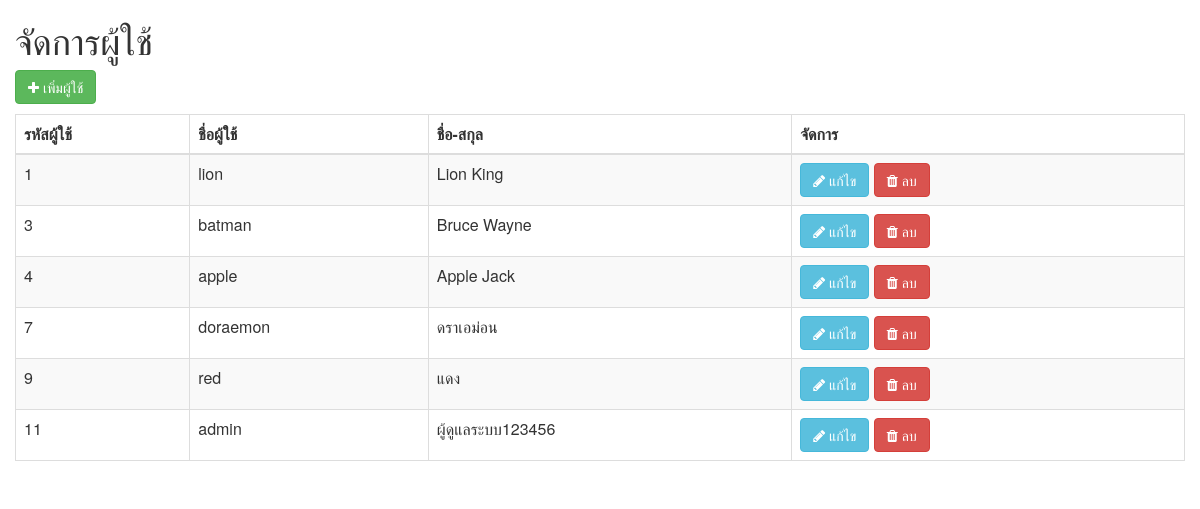
/users/list.php, run on the app's committed database.
### tables this page shows
CREATE TABLE `user` (
  `user_id` int(11) NOT NULL,
  `user_name` varchar(20) NOT NULL,
  `password` varchar(30) NOT NULL,
  `full_name` varchar(100) NOT NULL,
  `file_photo` varchar(400) NOT NULL,
  `status` int(1) NOT NULL
);

### users/list.php (the view, shortened to what this page needs)
<html>
<head>
    <link rel="stylesheet" href="https://maxcdn.bootstrapcdn.com/bootstrap/3.4.1/css/bootstrap.min.css">
    <link rel="stylesheet" href="https://cdnjs.cloudflare.com/ajax/libs/font-awesome/4.7.0/css/font-awesome.min.css">
</head>
<body>
<div class="container-fluid">
    <div class="row">
        <div class="col-sm-12">
<?php
    echo "<h1>จัดการผู้ใช้</h1>";
    echo "<p><a href='add.php' class='btn btn-success'><i class='fa fa-plus'></i> เพิ่มผู้ใช้</a></p>";
    $mysqli = new mysqli("localhost", "root", "") or die("Cannot connect database.");
    $mysqli->select_db("socialmedia") or die("Cannot select database.");
    $result = $mysqli->query("select * from user");
    echo "<table class='table table-bordered table-striped table-hover'>";
    echo "<thead>";
    echo "<th>รหัสผู้ใช้</th>";
    echo "<th>ชื่อผู้ใช้</th>";
    echo "<th>ชื่อ-สกุล</th>";
    echo "<th>จัดการ</th>";
    echo "</thead>";
    echo "<tbody>";
    while($obj = $result->fetch_object()) {
        echo "<tr>";
        echo "<td>".$obj->user_id."</td>";
        echo "<td>".$obj->user_name."</td>";
        echo "<td>".$obj->full_name."</td>";
        echo "<td>
            <a href='edit.php?user_id=".$obj->user_id."' class='btn btn-info'><i class='fa fa-pencil'></i> แก้ไข</a>
            <a href='delete.php?user_id=".$obj->user_id."' class='btn btn-danger'><i class='fa fa-trash'></i> ลบ</a></td>";
        echo "</tr>";
    }
    echo "</tbody>";
    echo "</table>";
?>
        </div>
    </div>
</div>
</body>
</html>

### data on the page
user: user_id "1", user_name "lion", full_name "Lion King"
user: user_id "3", user_name "batman", full_name "Bruce Wayne"
user: user_id "4", user_name "apple", full_name "Apple Jack"
user: user_id "7", user_name "doraemon", full_name "ดราเอม่อน"
user: user_id "9", user_name "red", full_name "แดง"
user: user_id "11", user_name "admin", full_name "ผู้ดูแลระบบ123456"
